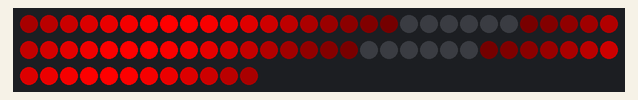
This sketch was run on a simulated ATtiny85, built with avr-gcc and run on an emulated ATtiny85. On the bench: 72 RGB LEDs in strip order, left to right, continuing on the next row. Random numbers use the default seed unless the sketch sets one.

Above: at 5.1 s.
At 7.8 s:
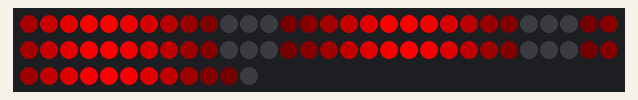
At 11.0 s:
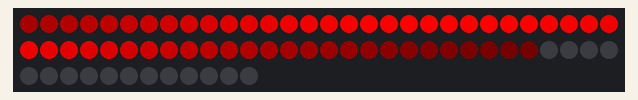
At 13.4 s:
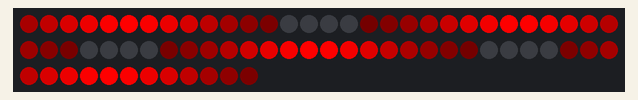
At 18.2 s:
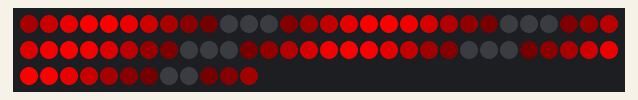
At 37.7 s:
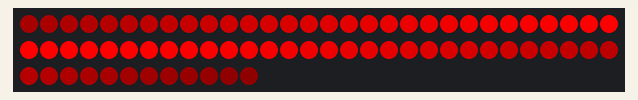

The sketch:

campfire.ino
```cpp
// Simple strand test for Adafruit Dot Star RGB LED strip.
// This is a basic diagnostic tool, NOT a graphics demo...helps confirm
// correct wiring and tests each pixel's ability to display red, green
// and blue and to forward data down the line.  By limiting the number
// and color of LEDs, it's reasonably safe to power a couple meters off
// the Arduino's 5V pin.  DON'T try that with other code!

#include <Adafruit_DotStar.h>
// Because conditional #includes don't work w/Arduino sketches...
#include <SPI.h>         // COMMENT OUT THIS LINE FOR GEMMA OR TRINKET
//#include <avr/power.h> // ENABLE THIS LINE FOR GEMMA OR TRINKET

#define NUMPIXELS 72 // Number of LEDs in strip

// Here's how to control the LEDs from any two pins:
#define DATAPIN    24
#define CLOCKPIN   23
//Adafruit_DotStar strip(NUMPIXELS, DATAPIN, CLOCKPIN, DOTSTAR_BRG);
// The last parameter is optional -- this is the color data order of the
// DotStar strip, which has changed over time in different production runs.
// Your code just uses R,G,B colors, the library then reassigns as needed.
// Default is DOTSTAR_BRG, so change this if you have an earlier strip.

// Hardware SPI is a little faster, but must be wired to specific pins
// (Arduino Uno = pin 11 for data, 13 for clock, other boards are different).
Adafruit_DotStar strip(NUMPIXELS, DOTSTAR_GBR);


#define RED_H 0
#define YELLOW_H 37


void setup() {

#if defined(__AVR_ATtiny85__) && (F_CPU == 16000000L)
  clock_prescale_set(clock_div_1); // Enable 16 MHz on Trinket
#endif

  strip.begin(); // Initialize pins for output
  strip.show();  // Turn all LEDs off ASAP
}

// Runs 10 LEDs at a time along strip, cycling through red, green and blue.
// This requires about 200 mA for all the 'on' pixels + 1 mA per 'off' pixel.

int      head  = 0, tail = -10; // Index of first 'on' and 'off' pixels
uint32_t color = 0xFF0000;      // 'On' color (starts red)

uint32_t red = 0xFF0000;
uint32_t yellow = 0x00FFFF;

int sin_val = 10;

void loop() {

  sin_val = random(2,20);
  for(int i = 0 ; i < NUMPIXELS ; i++){
    strip.setPixelColor(i,strip.gamma32(strip.Color(strip.sine8(sin_val*i),0,0)));
  }

//  strip.setPixelColor(0,strip.gamma32(strip.ColorHSV(0)));
//  strip.setPixelColor(5,strip.gamma32(strip.ColorHSV(65560)));

  strip.show();                     // Refresh strip
  delay(60);                        // Pause 20 milliseconds (~50 FPS)
}
```

Measured:
- what the display in image 0 shows lasts 0.6 s, from 5.0 s to 5.6 s
